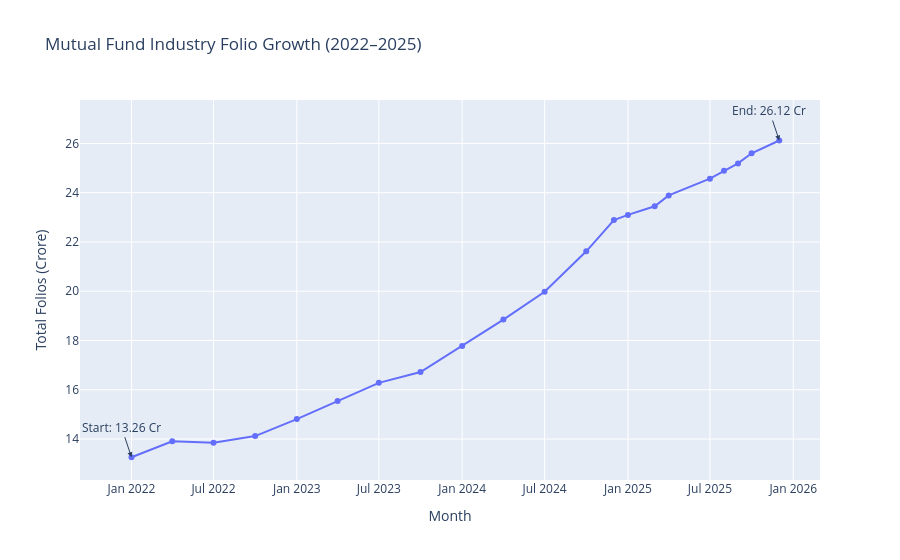

Here is the notebook cell this chart was saved with:
### Code cell
fig = px.line(
    folio,
    x="month",
    y="total_folios_crore",
    markers=True,
    title="Mutual Fund Industry Folio Growth (2022–2025)"
)

fig.add_annotation(
    x="2022-01-01",
    y=13.26,
    text="Start: 13.26 Cr",
    showarrow=True,
    arrowhead=2
)

fig.add_annotation(
    x="2025-12-01",
    y=26.12,
    text="End: 26.12 Cr",
    showarrow=True,
    arrowhead=2
)

fig.update_layout(
    xaxis_title="Month",
    yaxis_title="Total Folios (Crore)"
)

fig.show()

### Figure 1 — Plotly figure (JSON) as saved in the notebook; plotly's stock layout.template omitted (floating-point values rounded to 4 significant figures)
{"data": [{"hovertemplate": "month=%{x}<br>total_folios_crore=%{y}<extra></extra>", "legendgroup": "", "line": {"color": "#636efa", "dash": "solid"}, "marker": {"symbol": "circle"}, "mode": "lines+markers", "name": "", "orientation": "v", "showlegend": false, "type": "scatter", "x": ["2022-01-01T00:00:00", "2022-04-01T00:00:00", "2022-07-01T00:00:00", "2022-10-01T00:00:00", "2023-01-01T00:00:00", "2023-04-01T00:00:00", "2023-07-01T00:00:00", "2023-10-01T00:00:00", "2024-01-01T00:00:00", "2024-04-01T00:00:00", "2024-07-01T00:00:00", "2024-10-01T00:00:00", "2024-12-01T00:00:00", "2025-01-01T00:00:00", "2025-03-01T00:00:00", "2025-04-01T00:00:00", "2025-07-01T00:00:00", "2025-08-01T00:00:00", "2025-09-01T00:00:00", "2025-10-01T00:00:00", "2025-12-01T00:00:00"], "xaxis": "x", "y": [13.26, 13.91, 13.85, 14.12, 14.81, 15.54, 16.28, 16.72, 17.78, 18.85, 19.98, 21.62, 22.89, 23.1, 23.45, 23.89, 24.57, 24.89, 25.19, 25.6, 26.12], "yaxis": "y"}], "layout": {"annotations": [{"arrowhead": 2, "showarrow": true, "text": "Start: 13.26 Cr", "x": "2022-01-01", "y": 13.26}, {"arrowhead": 2, "showarrow": true, "text": "End: 26.12 Cr", "x": "2025-12-01", "y": 26.12}], "legend": {"tracegroupgap": 0}, "title": {"text": "Mutual Fund Industry Folio Growth (2022–2025)"}, "xaxis": {"anchor": "y", "domain": [0, 1], "title": {"text": "Month"}}, "yaxis": {"anchor": "x", "domain": [0, 1], "title": {"text": "Total Folios (Crore)"}}}}
